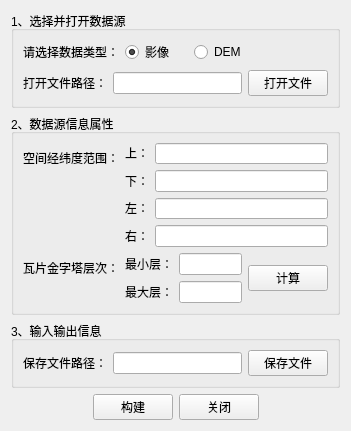
<?xml version="1.0" encoding="UTF-8"?>
<ui version="4.0">
 <class>mainwindow</class>
 <widget class="QDialog" name="mainwindow">
  <property name="geometry">
   <rect>
    <x>0</x>
    <y>0</y>
    <width>351</width>
    <height>431</height>
   </rect>
  </property>
  <property name="windowTitle">
   <string>瓦片切分工具</string>
  </property>
  <property name="autoFillBackground">
   <bool>true</bool>
  </property>
  <layout class="QGridLayout" name="gridLayout_2">
   <item row="0" column="0">
    <layout class="QVBoxLayout" name="verticalLayout"/>
   </item>
   <item row="1" column="1">
    <layout class="QVBoxLayout" name="verticalLayout_9">
     <item>
      <layout class="QVBoxLayout" name="verticalLayout_8">
       <item>
        <widget class="QGroupBox" name="groupBox">
         <property name="title">
          <string>1、选择并打开数据源</string>
         </property>
         <layout class="QVBoxLayout" name="verticalLayout_7">
          <item>
           <layout class="QVBoxLayout" name="verticalLayout_6">
            <item>
             <layout class="QHBoxLayout" name="horizontalLayout_8">
              <item>
               <widget class="QLabel" name="label">
                <property name="text">
                 <string>&lt;html&gt;&lt;head/&gt;&lt;body&gt;&lt;p align=&quot;center&quot;&gt;请选择数据类型：&lt;/p&gt;&lt;/body&gt;&lt;/html&gt;</string>
                </property>
               </widget>
              </item>
              <item>
               <layout class="QHBoxLayout" name="horizontalLayout">
                <property name="spacing">
                 <number>20</number>
                </property>
                <item>
                 <widget class="QRadioButton" name="FileType1">
                  <property name="text">
                   <string>影像</string>
                  </property>
                  <property name="checked">
                   <bool>true</bool>
                  </property>
                  <attribute name="buttonGroup">
                   <string notr="true">FileTypeGroup</string>
                  </attribute>
                 </widget>
                </item>
                <item>
                 <widget class="QRadioButton" name="FileType2">
                  <property name="text">
                   <string>DEM</string>
                  </property>
                  <attribute name="buttonGroup">
                   <string notr="true">FileTypeGroup</string>
                  </attribute>
                 </widget>
                </item>
               </layout>
              </item>
              <item>
               <spacer name="horizontalSpacer_4">
                <property name="orientation">
                 <enum>Qt::Horizontal</enum>
                </property>
                <property name="sizeHint" stdset="0">
                 <size>
                  <width>32</width>
                  <height>17</height>
                 </size>
                </property>
               </spacer>
              </item>
             </layout>
            </item>
            <item>
             <layout class="QHBoxLayout" name="horizontalLayout_4">
              <item>
               <widget class="QLabel" name="label_2">
                <property name="text">
                 <string>&lt;html&gt;&lt;head/&gt;&lt;body&gt;&lt;p align=&quot;center&quot;&gt;打开文件路径：&lt;/p&gt;&lt;/body&gt;&lt;/html&gt;</string>
                </property>
               </widget>
              </item>
              <item>
               <widget class="QLineEdit" name="FilePathshow"/>
              </item>
              <item>
               <widget class="QPushButton" name="OpenFile">
                <property name="focusPolicy">
                 <enum>Qt::StrongFocus</enum>
                </property>
                <property name="text">
                 <string>打开文件</string>
                </property>
                <property name="autoDefault">
                 <bool>false</bool>
                </property>
               </widget>
              </item>
             </layout>
            </item>
           </layout>
          </item>
         </layout>
         <zorder></zorder>
        </widget>
       </item>
       <item>
        <widget class="QGroupBox" name="groupBox_2">
         <property name="title">
          <string>2、数据源信息属性</string>
         </property>
         <layout class="QVBoxLayout" name="verticalLayout_4">
          <item>
           <layout class="QVBoxLayout" name="verticalLayout_3">
            <item>
             <layout class="QFormLayout" name="formLayout_2">
              <property name="fieldGrowthPolicy">
               <enum>QFormLayout::AllNonFixedFieldsGrow</enum>
              </property>
              <item row="0" column="0">
               <widget class="QLabel" name="label_3">
                <property name="text">
                 <string>&lt;html&gt;&lt;head/&gt;&lt;body&gt;&lt;p align=&quot;center&quot;&gt;空间经纬度范围：&lt;/p&gt;&lt;/body&gt;&lt;/html&gt;</string>
                </property>
                <property name="alignment">
                 <set>Qt::AlignCenter</set>
                </property>
               </widget>
              </item>
              <item row="0" column="1">
               <layout class="QFormLayout" name="formLayout">
                <property name="fieldGrowthPolicy">
                 <enum>QFormLayout::AllNonFixedFieldsGrow</enum>
                </property>
                <item row="0" column="0">
                 <widget class="QLabel" name="label_4">
                  <property name="text">
                   <string>&lt;html&gt;&lt;head/&gt;&lt;body&gt;&lt;p align=&quot;center&quot;&gt;上：&lt;/p&gt;&lt;/body&gt;&lt;/html&gt;</string>
                  </property>
                 </widget>
                </item>
                <item row="0" column="1">
                 <widget class="QLineEdit" name="Top">
                  <property name="minimumSize">
                   <size>
                    <width>40</width>
                    <height>20</height>
                   </size>
                  </property>
                 </widget>
                </item>
                <item row="1" column="0">
                 <widget class="QLabel" name="label_5">
                  <property name="text">
                   <string>&lt;html&gt;&lt;head/&gt;&lt;body&gt;&lt;p align=&quot;center&quot;&gt;下：&lt;/p&gt;&lt;/body&gt;&lt;/html&gt;</string>
                  </property>
                 </widget>
                </item>
                <item row="1" column="1">
                 <widget class="QLineEdit" name="Bottom">
                  <property name="minimumSize">
                   <size>
                    <width>40</width>
                    <height>20</height>
                   </size>
                  </property>
                 </widget>
                </item>
                <item row="2" column="0">
                 <widget class="QLabel" name="label_6">
                  <property name="text">
                   <string>&lt;html&gt;&lt;head/&gt;&lt;body&gt;&lt;p align=&quot;center&quot;&gt;左：&lt;/p&gt;&lt;/body&gt;&lt;/html&gt;</string>
                  </property>
                 </widget>
                </item>
                <item row="2" column="1">
                 <widget class="QLineEdit" name="Left">
                  <property name="minimumSize">
                   <size>
                    <width>40</width>
                    <height>20</height>
                   </size>
                  </property>
                 </widget>
                </item>
                <item row="3" column="1">
                 <widget class="QLineEdit" name="Right">
                  <property name="minimumSize">
                   <size>
                    <width>40</width>
                    <height>20</height>
                   </size>
                  </property>
                 </widget>
                </item>
                <item row="3" column="0">
                 <widget class="QLabel" name="label_7">
                  <property name="text">
                   <string>&lt;html&gt;&lt;head/&gt;&lt;body&gt;&lt;p align=&quot;center&quot;&gt;右：&lt;/p&gt;&lt;/body&gt;&lt;/html&gt;</string>
                  </property>
                 </widget>
                </item>
               </layout>
              </item>
             </layout>
            </item>
            <item>
             <layout class="QGridLayout" name="gridLayout">
              <item row="0" column="0">
               <layout class="QFormLayout" name="formLayout_3">
                <item row="0" column="0">
                 <widget class="QLabel" name="label_8">
                  <property name="text">
                   <string>&lt;html&gt;&lt;head/&gt;&lt;body&gt;&lt;p align=&quot;center&quot;&gt;瓦片金字塔层次：&lt;/p&gt;&lt;/body&gt;&lt;/html&gt;</string>
                  </property>
                 </widget>
                </item>
                <item row="0" column="1">
                 <layout class="QVBoxLayout" name="verticalLayout_2">
                  <item>
                   <layout class="QHBoxLayout" name="horizontalLayout_6">
                    <item>
                     <widget class="QLabel" name="label_9">
                      <property name="text">
                       <string>&lt;html&gt;&lt;head/&gt;&lt;body&gt;&lt;p align=&quot;center&quot;&gt;最小层：&lt;/p&gt;&lt;/body&gt;&lt;/html&gt;</string>
                      </property>
                     </widget>
                    </item>
                    <item>
                     <widget class="QLineEdit" name="txtMinLevel"/>
                    </item>
                   </layout>
                  </item>
                  <item>
                   <layout class="QHBoxLayout" name="horizontalLayout_7">
                    <item>
                     <widget class="QLabel" name="label_10">
                      <property name="text">
                       <string>&lt;html&gt;&lt;head/&gt;&lt;body&gt;&lt;p align=&quot;center&quot;&gt;最大层：&lt;/p&gt;&lt;/body&gt;&lt;/html&gt;</string>
                      </property>
                     </widget>
                    </item>
                    <item>
                     <widget class="QLineEdit" name="txtMaxLevel"/>
                    </item>
                   </layout>
                  </item>
                 </layout>
                </item>
               </layout>
              </item>
              <item row="0" column="1">
               <widget class="QPushButton" name="Calculation">
                <property name="focusPolicy">
                 <enum>Qt::StrongFocus</enum>
                </property>
                <property name="text">
                 <string>计算</string>
                </property>
                <property name="autoDefault">
                 <bool>false</bool>
                </property>
               </widget>
              </item>
             </layout>
            </item>
           </layout>
          </item>
         </layout>
         <zorder></zorder>
        </widget>
       </item>
       <item>
        <widget class="QGroupBox" name="groupBox_3">
         <property name="title">
          <string>3、输入输出信息</string>
         </property>
         <layout class="QVBoxLayout" name="verticalLayout_5">
          <item>
           <layout class="QHBoxLayout" name="horizontalLayout_5">
            <item>
             <widget class="QLabel" name="label_11">
              <property name="text">
               <string>&lt;html&gt;&lt;head/&gt;&lt;body&gt;&lt;p align=&quot;center&quot;&gt;保存文件路径：&lt;/p&gt;&lt;/body&gt;&lt;/html&gt;</string>
              </property>
             </widget>
            </item>
            <item>
             <widget class="QLineEdit" name="SavePathShow"/>
            </item>
            <item>
             <widget class="QPushButton" name="SaveFile">
              <property name="focusPolicy">
               <enum>Qt::StrongFocus</enum>
              </property>
              <property name="text">
               <string>保存文件</string>
              </property>
              <property name="autoDefault">
               <bool>false</bool>
              </property>
             </widget>
            </item>
           </layout>
          </item>
         </layout>
         <zorder></zorder>
        </widget>
       </item>
      </layout>
     </item>
     <item>
      <layout class="QHBoxLayout" name="horizontalLayout_2">
       <item>
        <spacer name="horizontalSpacer">
         <property name="orientation">
          <enum>Qt::Horizontal</enum>
         </property>
         <property name="sizeHint" stdset="0">
          <size>
           <width>40</width>
           <height>20</height>
          </size>
         </property>
        </spacer>
       </item>
       <item>
        <layout class="QHBoxLayout" name="horizontalLayout_3">
         <item>
          <widget class="QPushButton" name="structure">
           <property name="focusPolicy">
            <enum>Qt::StrongFocus</enum>
           </property>
           <property name="text">
            <string>构建</string>
           </property>
           <property name="autoDefault">
            <bool>false</bool>
           </property>
          </widget>
         </item>
         <item>
          <widget class="QPushButton" name="close">
           <property name="focusPolicy">
            <enum>Qt::StrongFocus</enum>
           </property>
           <property name="text">
            <string>关闭</string>
           </property>
           <property name="autoDefault">
            <bool>false</bool>
           </property>
          </widget>
         </item>
        </layout>
       </item>
       <item>
        <spacer name="horizontalSpacer_2">
         <property name="orientation">
          <enum>Qt::Horizontal</enum>
         </property>
         <property name="sizeHint" stdset="0">
          <size>
           <width>40</width>
           <height>20</height>
          </size>
         </property>
        </spacer>
       </item>
      </layout>
     </item>
    </layout>
   </item>
  </layout>
  <widget class="QWidget" name="layoutWidget">
   <property name="geometry">
    <rect>
     <x>0</x>
     <y>0</y>
     <width>2</width>
     <height>2</height>
    </rect>
   </property>
   <layout class="QGridLayout" name="gridLayout_4"/>
  </widget>
  <widget class="QWidget" name="layoutWidget">
   <property name="geometry">
    <rect>
     <x>0</x>
     <y>0</y>
     <width>2</width>
     <height>2</height>
    </rect>
   </property>
   <layout class="QGridLayout" name="gridLayout_3"/>
  </widget>
 </widget>
 <tabstops>
  <tabstop>FileType1</tabstop>
  <tabstop>FileType2</tabstop>
  <tabstop>FilePathshow</tabstop>
  <tabstop>OpenFile</tabstop>
  <tabstop>Top</tabstop>
  <tabstop>Bottom</tabstop>
  <tabstop>Left</tabstop>
  <tabstop>Right</tabstop>
  <tabstop>txtMinLevel</tabstop>
  <tabstop>txtMaxLevel</tabstop>
  <tabstop>Calculation</tabstop>
  <tabstop>SavePathShow</tabstop>
  <tabstop>SaveFile</tabstop>
  <tabstop>structure</tabstop>
  <tabstop>close</tabstop>
 </tabstops>
 <resources/>
 <connections/>
 <buttongroups>
  <buttongroup name="FileTypeGroup"/>
 </buttongroups>
</ui>
